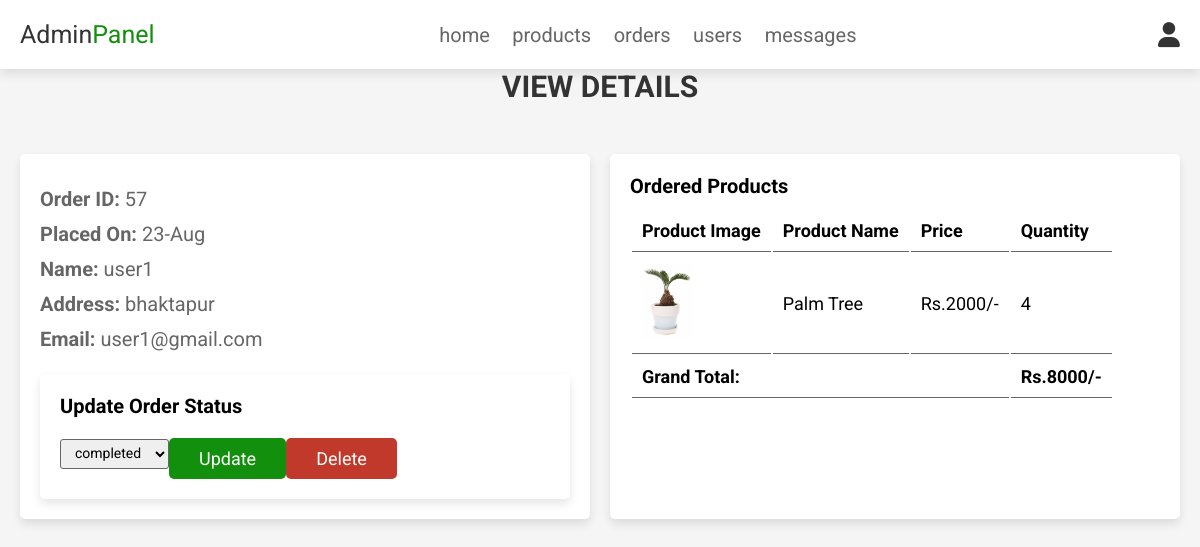
/admin_order_details.php?order_id=57 (signed in), run on the app's committed database.
### tables this page shows
CREATE TABLE `orders` (
  `id` int(100) NOT NULL,
  `user_id` int(100) NOT NULL,
  `pid` int(100) NOT NULL,
  `name` varchar(100) NOT NULL,
  `number` varchar(12) NOT NULL,
  `email` varchar(100) NOT NULL,
  `method` varchar(50) NOT NULL,
  `address` varchar(500) NOT NULL,
  `city` varchar(100) NOT NULL,
  `products_name` varchar(1000) NOT NULL,
  `total_price` int(100) NOT NULL,
  `placed_on` varchar(6) NOT NULL,
  `payment_status` varchar(20) NOT NULL DEFAULT 'pending',
  `product_image` varchar(255) NOT NULL
);

CREATE TABLE `order_items` (
  `id` int(100) NOT NULL,
  `order_id` int(100) NOT NULL,
  `pid` int(100) NOT NULL,
  `productsname` varchar(100) NOT NULL,
  `quantity` int(100) NOT NULL,
  `price` int(100) NOT NULL,
  `image` varchar(255) NOT NULL
);

### admin_order_details.php (the view, shortened to what this page needs)
<?php
@include 'config.php';
if (isset($_GET['order_id'])) {
    $order_id = $_GET['order_id'];
    $order_query = mysqli_query($conn, "SELECT * FROM `orders` WHERE id = '$order_id'") or die('query failed');
    if (mysqli_num_rows($order_query) > 0) {
        $order_details = mysqli_fetch_assoc($order_query);
        $select_order_items = mysqli_query($conn, "SELECT * FROM `order_items` WHERE order_id = '$order_id'") or die('Query failed');
    } else {
        $message[] = 'Order not found';
    }
} else {
    $message[] = 'Order ID not provided';
}
?>
<!DOCTYPE html>
<html lang="en">
<head>
    <link rel="stylesheet" href="https://cdnjs.cloudflare.com/ajax/libs/font-awesome/6.0.0/css/all.min.css">
    <link rel="stylesheet" href="css/admin_style.css">
</head>
<body>
    <?php @include 'admin_header.php'; ?>
    <h1 class="title">View Details</h1>
    <section class="order-details">
        <div class="order-container-1">
            <?php if (isset($order_details)) : ?>
                <div class="order-info">
                    <p><strong>Order ID:</strong> <?php echo $order_details['id']; ?></p>
                    <p><strong>Placed On:</strong> <?php echo $order_details['placed_on']; ?></p>
                    <p><strong>Name:</strong> <?php echo $order_details['name']; ?></p>
                    <p><strong>Address:</strong> <?php echo $order_details['address']; ?></p>
                    <p><strong>Email:</strong> <?php echo $order_details['email']; ?></p>
                </div>
                <div class="update-form">
                    <h2>Update Order Status</h2>
                    <form action="" method="POST">
                        <select name="update_payment">
                            <option disabled selected><?php echo $order_details['payment_status']; ?></option>
                        </select>
                        <input type="submit" name="update_order" value="update" class="option-btn">
                        <a href="admin_orders.php?delete=<?php echo $order_details['id']; ?>" class="delete-btn" onclick="return confirm('delete this order?');">delete</a>
                    </form>
                </div>
        </div>
        <div class="order-container-2">
            <h2 class="order-title">Ordered Products</h2>
            <table class="product-table">
                <thead>
                    <tr>
                        <th>Product Image</th>
                        <th>Product Name</th>
                        <th>Price</th>
                        <th>Quantity</th>
                    </tr>
                </thead>
                <tbody>
                    <?php
                    $totalCost = 0;
                    if (mysqli_num_rows($select_order_items) > 0) {
                        while ($order_item = mysqli_fetch_assoc($select_order_items)) {
                            echo '<tr>';
                            echo '<td><img src="uploaded_img/' . $order_item['image'] . '" alt="" class="product-image"></td>';
                            echo '<td>' . $order_item['productsname'] . '</td>';
                            echo '<td>Rs.' . $order_item['price'] . '/-</td>';
                            echo '<td>' . $order_item['quantity'] . '</td>';
                            echo '</tr>';
                            $itemTotal = $order_item['price'] * $order_item['quantity'];
                            $totalCost += $itemTotal;
                        }
                    } else {
                        echo '<tr><td colspan="4">No products found for this order.</td></tr>';
                    }
                    ?>
                </tbody>
                <tfoot>
                    <tr>
                        <td colspan="3" class="text-right"><strong>Grand Total:</strong></td>
                        <td><strong>Rs.<?php echo $totalCost; ?>/-</strong></td>
                    </tr>
                </tfoot>
            </table>
        </div>
    <?php else : ?>
        <p><?php echo $message[0]; ?></p>
    <?php endif; ?>
    </section>
</body>
</html>

### css/admin_style.css (style rules this page uses)
:root { --green: #12900d; --red: #c0392b; --orange: #12900d; --black: #333; --white: #fff; --light-color: #666; --light-white: #ccc; --light-bg: #f5f5f5; --border: 0.2rem solid var(--black); --box-shadow: 0 0.5rem 1rem rgba(0, 0, 0, 0.1); }
* { font-family: "roboto"; margin: 0; padding: 0; box-sizing: border-box; outline: none; border: none; text-decoration: none; transition: all 0.2s linear; }
html { font-size: 62.5%; overflow-x: hidden; scroll-behavior: smooth; scroll-padding-top: 6.5rem; }
body { background: var(--light-bg); }
section { padding: 3rem 2rem; }
.title { text-align: center; margin-bottom: 2rem; color: var(--black); text-transform: uppercase; font-size: 3rem; }
.btn, .delete-btn, .option-btn { display: inline-block; border-radius: 0.5rem; margin-top: 1rem; font-size: 1.8rem; color: var(--white); cursor: pointer; padding: 1rem 3rem; text-transform: capitalize; }
.delete-btn { background-color: var(--red); }
.option-btn { background-color: var(--orange); }
.order-details { display: flex; flex-wrap: wrap; gap: 2rem; }
.order-details .order-container-1, .order-details .order-container-2 { flex-basis: calc(50% - 1rem); flex: 1; min-width: 0; background-color: var(--white); border-radius: 0.5rem; box-shadow: var(--box-shadow); padding: 2rem; }
.order-details .order-container-1 .order-info { margin: 1rem 0; }
.order-details .order-container-1 .order-info p { margin: 0.5rem 0; font-size: 2rem; line-height: 1.5; color: var(--light-color); }
.order-details .order-container-1 .order-info strong { font-weight: bold; color: var(--dark-color); }
.order-details .order-container-1 .update-form { margin-top: 2rem; padding: 2rem; background-color: var(--white); border-radius: 0.5rem; box-shadow: var(--box-shadow); }
.order-details .order-container-1 .update-form h2 { font-size: 2rem; margin-bottom: 1rem; color: var(--dark-color); }
.order-details .order-container-1 .update-form form { display: flex; align-items: center; }
.order-details .order-container-1 .update-form select { padding: 0.5rem 1rem; font-size: 1.4rem; border: 1px solid var(--light-color); border-radius: 0.3rem; }
.order-details .order-container-1 .delete-btn { margin-top: 1rem; }
.order-details .order-container-2 { background-color: var(--white); border-radius: 0.5rem; box-shadow: var(--box-shadow); padding: 2rem; }
.order-details .order-container-2 h2 { font-size: 2rem; margin-bottom: 1rem; color: var(--dark-color); }
.order-details .order-container-2 .product-table th, .order-details .order-container-2 .product-table td { padding: 1rem; font-size: 1.8rem; text-align: left; border-bottom: 1px solid var(--light-color); }
.product-image { width: 50px; height: auto; }

### data on the page
orders: id "57", placed_on "23-Aug", name "user1", address "bhaktapur", email "user1@gmail.com", update_payment "completed"
order_items: image (picture), productsname "Palm Tree", price "2000", quantity "4"

### other printed values
$totalCost "8000"
